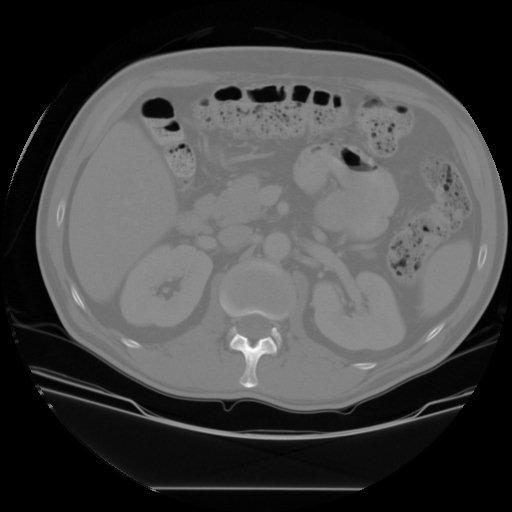
%> input picture 15-sunumlar/Engin-Morfoloji/demolar/kidney.jpg, 512 x 512 px
$ octave dilationerosion.m   (GNU Octave 9; MATLAB toolbox functions it lacks are replaced by stand-ins)
%> lines starting %> are read from the running program, lines starting %| are printed output that depends on the picture; in (x1, y1, x2, y2) boxes, pixels count from 0 and x2, y2 are one past the last pixel; in counts of white or black regions, pixels touching at a corner belong together; the program's own positions count from 1
f = imread('C:\Users\Shouldbe\Desktop\kidney.jpg'); % attýðýmýz resmi imread() fonksiyonu ile okuyoruz.
%> f is the input picture: size 512x512x3 uint8; min 0, max 255, mean 69.9
figure;
subplot(4,2,1); imshow(f);title('orjinal');
%f = rgb2gray(f);        Normalde resmimiz renkli olarak düsünürsek;rgb(Renkli
%                        red,green,blue) bunu gri forma çevirmemiz;gerekir
%                        fakat buradaki gri formda olduðu için sorun yok...
%figure(2);imshow(f);

f(f>180) = 0;        %    Resimde aþýrý beyaz alanlar olduðundan parlaklýk deðeri 180 den fazla olanlaý siyaha çevirdim.ikili(binary)
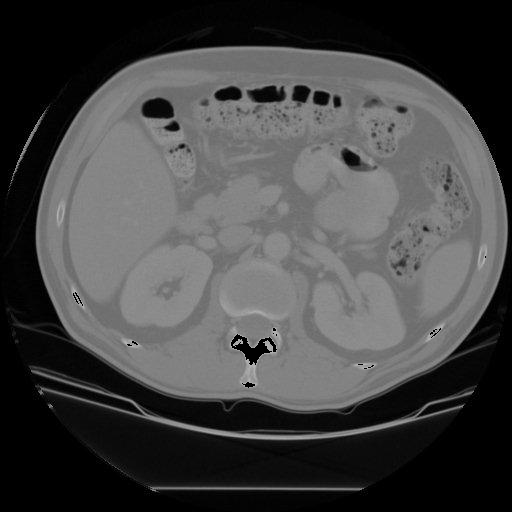
%> f: size 512x512x3 uint8; 0.27% of pixels changed, all inside (x1, y1, x2, y2) = (73, 256, 486, 388)
 subplot(4,2,2);imshow(f);  title('f>180 leri siyaha çevrilmiþ');                    % resim formatýna çeviriyoruz.
                       % Ýkili resim demek bizim belirlediðimiz
                       % sýnýr(treshold) deðerinden büyük koyuluk deerine sahip olanlara '1' deðerini yani beyaz,
                       % bu deðerin altýnda olanlara da '0' deðerini verir buda siyah demektir.
 r1 = im2bw(f,0.50037);
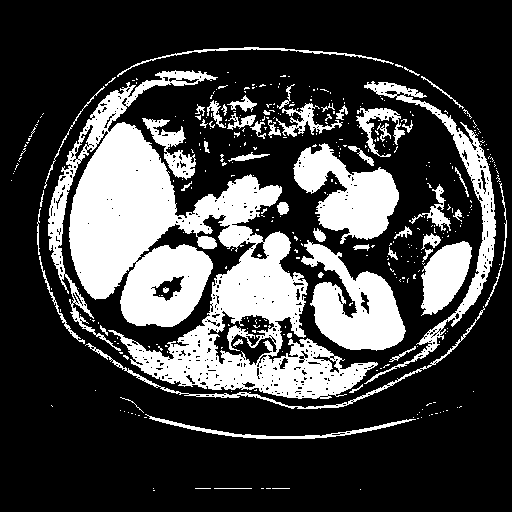
%> r1: size 512x512 logical; 26.3% white; 377 white regions (320 under 20 px), largest, box (x1, y1, x2, y2) and area: (48, 70, 378, 399) 40328, (301, 240, 406, 351) 5950, (293, 143, 399, 244) 5566

subplot(4,2,3); imshow(r1); title('eþiten büyükse beyaz küçükse siyah');% Ve resmimizi ekrana basýyoruz...


se = strel('disk',5); % Yapýsal element...Çapý 5 birim hücre olan bir disk oluþturuyoruz...
r1 = imerode(r1,se);  % Resimde oluþan karmaþýklý gidermek için erezyona uðratýyoruz.
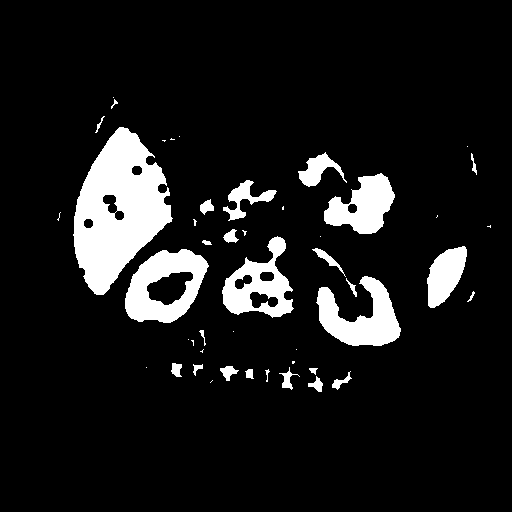
%> r1: size 512x512 logical; 10.1% white; 47 white regions (20 under 20 px), largest, box (x1, y1, x2, y2) and area: (73, 127, 173, 295) 9843, (125, 249, 209, 323) 3495, (316, 276, 401, 346) 3149
subplot(4,2,4); imshow(r1); title('erezyona uðratýlmýþ hali');    % Erezyon iþleminden sonra..
%Resimde iþimize yaramayan küçük parçacýklar oluþtuðunu görüyoruz..


r1 = bwareaopen(r1, 255);   % . Fonksiyonun(255) aldýðý deðerden küçük hücre sayýsýndan oluþmuþ olanlar eler.
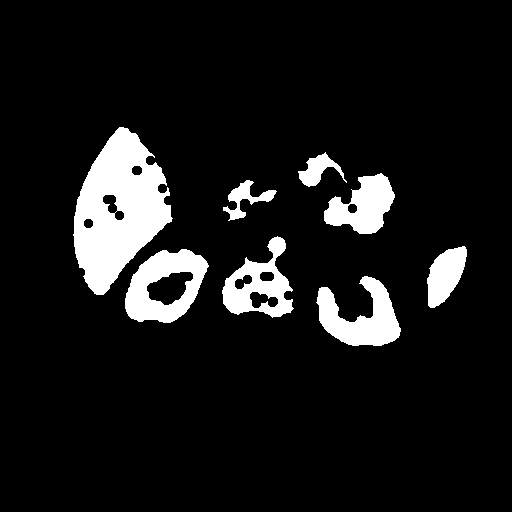
%> r1: size 512x512 logical; 9.4% white; 8 white regions, largest, box (x1, y1, x2, y2) and area: (73, 127, 173, 295) 9843, (125, 249, 209, 323) 3495, (316, 276, 401, 346) 3149
subplot(4,2,5); imshow(r1);title('küçük parçacýklarýn yok edilmesi ');

se = strel('disk',5); % Yapýsal element...Çapý 5 birim hücre olan bir disk oluþturuyoruz...
r1 = imdilate(r1,se); % Organlarýn içerisinde erozyonun oluþturduðu delikler mevcut.
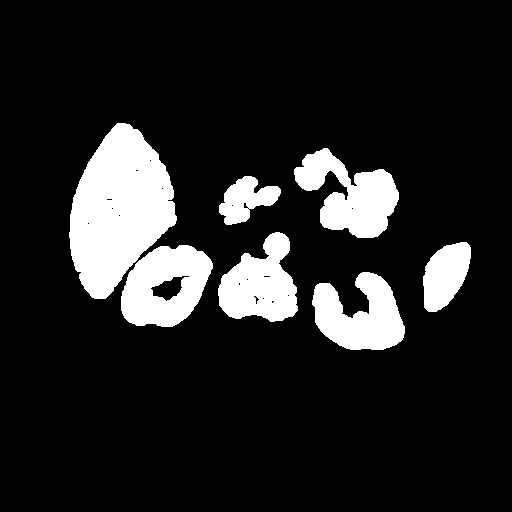
%> r1: size 512x512 logical; 13.7% white; 7 white regions, largest, box (x1, y1, x2, y2) and area: (69, 123, 177, 299) 12273, (121, 245, 213, 327) 5155, (294, 148, 399, 238) 5126
                       % Yine ayný 5 birimlik diskimizle resmimizi tarýyoruz ve resme imdilate() fonksiyonu ile
                       % geniþletme uyguluyoruz.


subplot(4,2,6), imshow(r1); title('geniþletilmiþ hali');


r1=imfill(r1,'holes'); % Resmimizin içindeki delikleri dolduruyoruz..
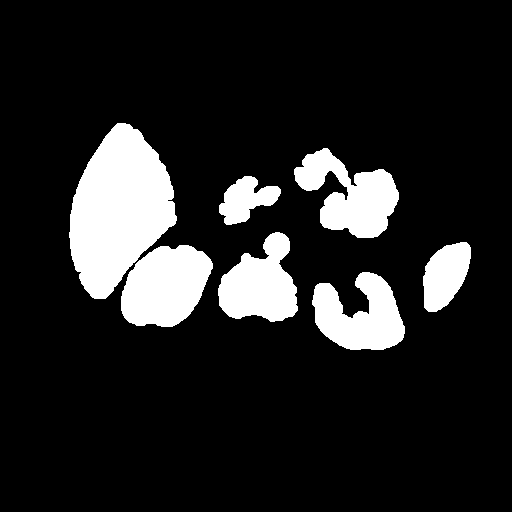
%> r1: size 512x512 logical; 13.9% white; 7 white regions, largest, box (x1, y1, x2, y2) and area: (69, 123, 177, 299) 12285, (121, 245, 213, 327) 5605, (294, 148, 399, 238) 5127
subplot(4,2,7); imshow(r1); title('deliklerin doldurulmuþ hali');
% f(~r1)= 0;  % ~r1 ile resmimizin tersini alýyoruz. Bu þu demek beyaz olan kýsýmlarý siyah, siyah olan kýsýmlarý ise beyaz yapýyoruz.
%             %  Böylece siyah kýsýmlarý seçili hale getiriyoruz gibi dþünebiliriz.
%             % Bu kýsýmlarý orijinal resmimizde 0 yani siyah deðeri vererek sadece organlarýn oldugu yerleri ortaya çýkarmýþ oluyoruz.
% figure(6); imshow(f);

g=~r1;
subplot(4,2,8); imshow(g);title('sonuç');
